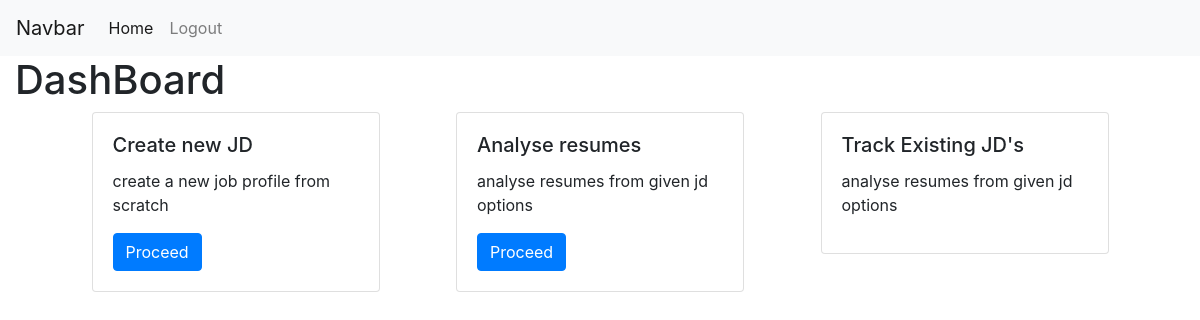
Page /dashboard (signed in) on the earlier database version.
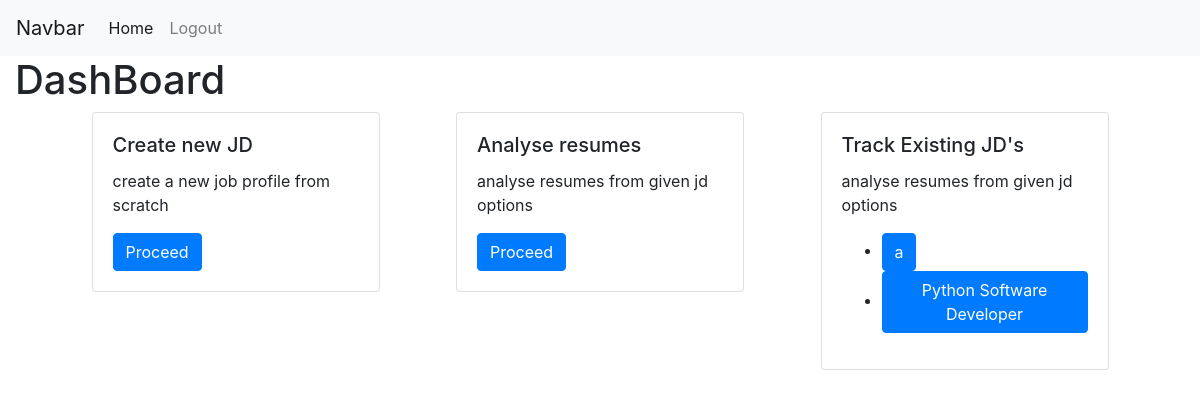
Same page on the later database version.
### hr/models.py (models this page shows, shortened)
class BaseFields(models.Model):
    created_at = models.DateTimeField(auto_now_add=True)
    updated_at = models.DateTimeField(auto_now=True)
    class Meta:
        abstract = True

class Job_Description(BaseFields):
    hr_id = models.ForeignKey(User,on_delete=models.CASCADE,related_name='hr_id')
    jd_title= models.CharField(max_length= 100, null=True)
    job_description = models.JSONField()
    recommendation_used = models.BooleanField(default=False)

### hr/views.py (the view)
# urls.py: path("dashboard", views.index, name="index"),
@login_required
def index(request):
    jds=Job_Description.objects.filter(hr_id = request.user).all()
    return render(request,'hr/dashboard.html',{
        'jds':jds
    })

### hr/templates/hr/dashboard.html
{% extends 'hr/layout.html' %}
{% block body %}
<h1>DashBoard</h1>
<div style="display: flex; flex-direction: row; justify-content: space-evenly;">
    <div >
        <div class="card" style="width: 18rem;">
            <div class="card-body">
              <h5 class="card-title">Create new JD</h5>
              <p class="card-text">create a new job profile from scratch</p>
              <a href="{% url 'jd_description_analyser' %}" class="btn btn-primary">Proceed</a>
            </div>
          </div>
    </div>
    <div>
        <div class="card" style="width: 18rem;">
            <div class="card-body">
              <h5 class="card-title">Analyse resumes</h5>
              <p class="card-text">analyse resumes from given jd options</p>
              <a href="{% url 'analyse_resumes' %}" class="btn btn-primary">Proceed</a>
            </div>
        </div>
    </div>
    <div>
        <div class="card" style="width: 18rem;">
            <div class="card-body">
              <h5 class="card-title">Track Existing JD's</h5>
              <p class="card-text">analyse resumes from given jd options</p>
              <ul>
                {% for jd in jds %}
                  <li><a href="{% url 'jd_progress' jd.id %}" class="btn btn-primary">{{jd.jd_title}}</a></li>
                {% endfor %}
              </ul>
            </div>
        </div>
    </div>
</div>
{% endblock %}

Differences in the rows shown:
now on this page (row edited): Job_Description: jd_title "a"
added Job_Description: jd_title "Python Software Developer"
